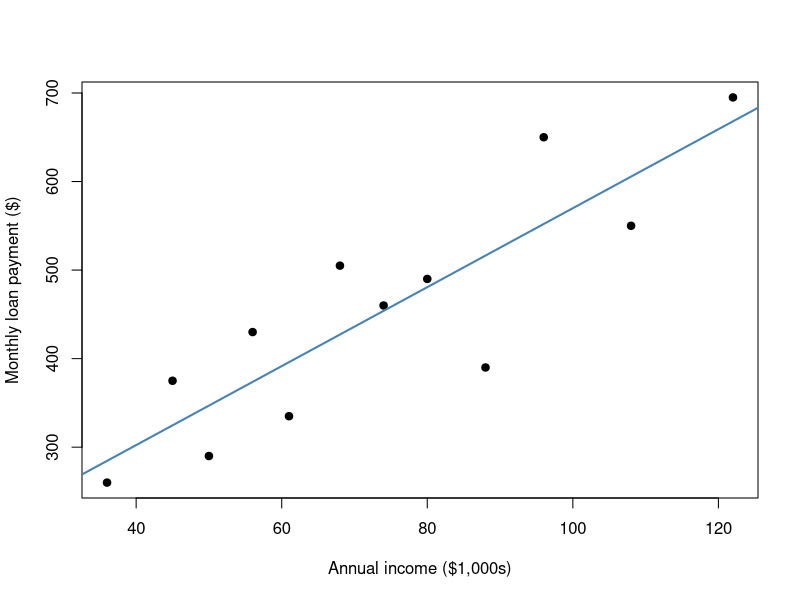

This chart was generated by the following R code:
## ---- chunk 1
loans <- data.frame(
  income_k = c(36, 45, 50, 56, 61, 68, 74, 80, 88, 96, 108, 122),
  payment = c(260, 375, 290, 430, 335, 505, 460, 490, 390, 650, 550, 695)
)
head(loans)
## ---- chunk 2
fit_k <- lm(payment ~ income_k, data = loans)
plot(loans$income_k, loans$payment,
     xlab = "Annual income ($1,000s)",
     ylab = "Monthly loan payment ($)", pch = 19)
abline(fit_k, col = "steelblue", lwd = 2)
round(coef(fit_k), 3)
summary(fit_k)$r.squared
## ---- chunk 3
loans$income_dollars <- loans$income_k * 1000
fit_d <- lm(payment ~ income_dollars, data = loans)
round(coef(fit_d), 6)
all.equal(as.numeric(fitted(fit_k)), as.numeric(fitted(fit_d)))
## ---- chunk 4
predict(fit_k, newdata = data.frame(income_k = 75))
